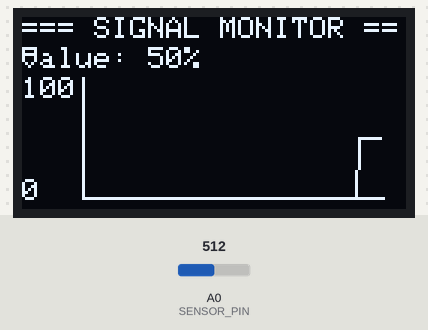
A sketch run on a simulated Arduino Uno, built with avr-gcc and run on an emulated ATmega328P. On the bench: 128×64 one-colour display. The test bench sets the inputs (shaded band); at power-on: A0 (SENSOR_PIN) = 512. What the sketch prints to the serial monitor is not drawn.

Above: at 2.2 s.
2.3 s: A0 (SENSOR_PIN) set to 716
At 2.52 s:
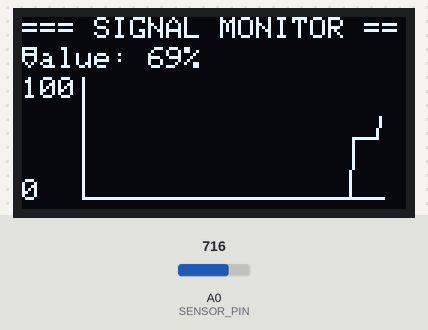
3.9 s: A0 (SENSOR_PIN) set to 900
At 4.16 s:
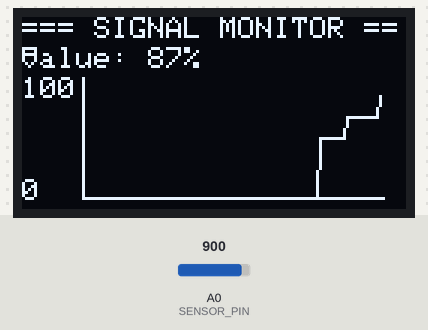
5.5 s: A0 (SENSOR_PIN) set to 1023
At 5.66 s:
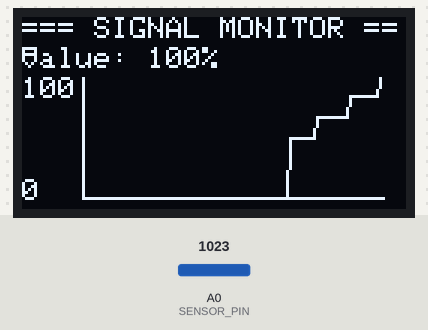

The sketch:

Day19_DataViz.ino
```cpp
/* ###########################################################
   ###   30 DAYS LOST IN SPACE - INVENTR.IO                 ###
   ###   DAY 19: DATA VIZ - Real-time signal graphing       ###
   ###   Learn line graphs and data plotting on OLED        ###
   ###   Last Updated: 30-12-2024                           ###
   ########################################################### */

#include <Wire.h>
#include <Adafruit_GFX.h>
#include <Adafruit_SSD1306.h>

/* ###########################################################
   ###   1. Display Configuration                           ###
   ########################################################### */

#define SCREEN_WIDTH 128
#define SCREEN_HEIGHT 64
#define OLED_RESET -1
#define SCREEN_ADDRESS 0x3C

Adafruit_SSD1306 display(SCREEN_WIDTH, SCREEN_HEIGHT, &Wire, OLED_RESET);

/* ###########################################################
   ###   2. Graph Configuration                             ###
   ########################################################### */

const int SENSOR_PIN = A0;
const int GRAPH_WIDTH = 100;
const int GRAPH_HEIGHT = 40;
const int GRAPH_X = 20;
const int GRAPH_Y = 20;

/* ###########################################################
   ###   3. Global Variables                                ###
   ########################################################### */

int dataPoints[100];
int dataIndex = 0;
int sampleCount = 0;

/* ###########################################################
   ###   4. Setup Function                                  ###
   ########################################################### */

void setup() {
  Serial.begin(9600);

  if (!display.begin(SSD1306_SWITCHCAPVCC, SCREEN_ADDRESS)) {
    Serial.println(F("SSD1306 allocation failed"));
    for (;;);
  }

  // Initialize data array
  for (int i = 0; i < GRAPH_WIDTH; i++) {
    dataPoints[i] = 0;
  }

  display.clearDisplay();
  display.setTextSize(1);
  display.setTextColor(SSD1306_WHITE);
  display.println(F("Data Viz System"));
  display.println(F("Initializing..."));
  display.display();

  delay(1000);
}

/* ###########################################################
   ###   5. Helper Functions                                ###
   ########################################################### */

void drawGraph() {
  // Draw axes
  display.drawLine(GRAPH_X, GRAPH_Y, GRAPH_X, GRAPH_Y + GRAPH_HEIGHT, SSD1306_WHITE);
  display.drawLine(GRAPH_X, GRAPH_Y + GRAPH_HEIGHT, GRAPH_X + GRAPH_WIDTH, GRAPH_Y + GRAPH_HEIGHT, SSD1306_WHITE);

  // Draw data line
  for (int i = 1; i < GRAPH_WIDTH; i++) {
    int idx1 = (dataIndex + i - 1) % GRAPH_WIDTH;
    int idx2 = (dataIndex + i) % GRAPH_WIDTH;

    int y1 = map(dataPoints[idx1], 0, 100, GRAPH_HEIGHT, 0);
    int y2 = map(dataPoints[idx2], 0, 100, GRAPH_HEIGHT, 0);

    display.drawLine(
      GRAPH_X + i - 1, GRAPH_Y + y1,
      GRAPH_X + i, GRAPH_Y + y2,
      SSD1306_WHITE
    );
  }

  // Y-axis labels
  display.setCursor(0, GRAPH_Y);
  display.print(F("100"));
  display.setCursor(0, GRAPH_Y + GRAPH_HEIGHT - 6);
  display.print(F("0"));
}

/* ###########################################################
   ###   6. Main Loop                                       ###
   ########################################################### */

void loop() {
  // Read and store sensor value
  int sensorValue = map(analogRead(SENSOR_PIN), 0, 1023, 0, 100);
  dataPoints[dataIndex] = sensorValue;
  dataIndex = (dataIndex + 1) % GRAPH_WIDTH;
  sampleCount++;

  // Update display
  display.clearDisplay();

  // Header
  display.setCursor(0, 0);
  display.setTextSize(1);
  display.println(F("=== SIGNAL MONITOR ==="));

  // Current value
  display.setCursor(0, 10);
  display.print(F("Value: "));
  display.print(sensorValue);
  display.print(F("%"));

  // Draw graph
  drawGraph();

  display.display();

  // Serial plotter output
  Serial.println(sensorValue);

  delay(100);
}

/* ###########################################################
   ###           END OF DAY 19 - DATA VIZ                   ###
   ########################################################### */
```
